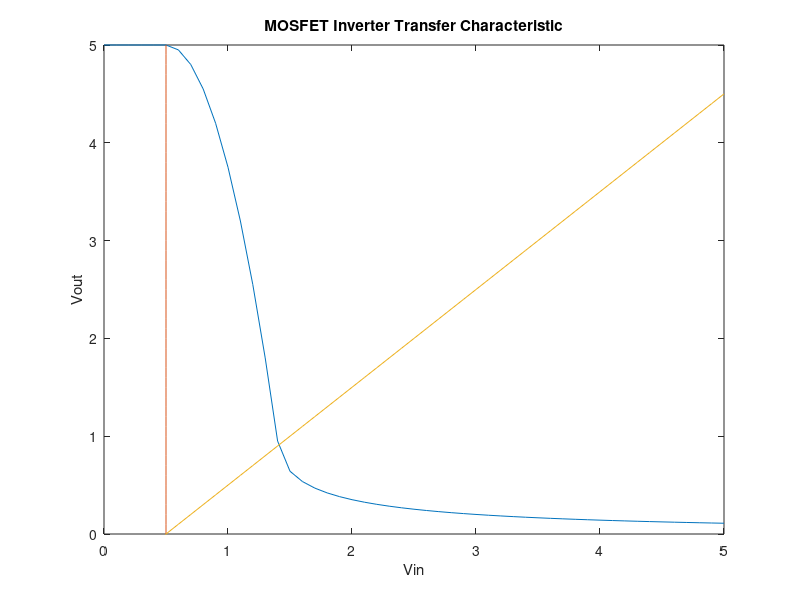

Write the MATLAB code that produced this figure.
% Steven Herbst
% herbst@mit.edu

% Uses Newton-Raphson iteration to find the 
% transfer caracteristic for a simple inverter

% N-R parameters
% MOSFETs are quadratic, so
% damped iteration is unnecessary

e=1e-3;

% MOSFET parameters

Vth = 0.5;	% threshold voltage
Va  = 5;	% Early voltage
K   = 1e-3;	% K-value, in A/(V^2)

% Voltage supply
Vdd = 5;

% Pull-up resistor
gr = 1/10000;

Vin=0:0.1:Vdd;
Vout=zeros(1,length(Vin));

% indices for gate-to-source voltages and
% drain-to-source voltages
% see the declaration of the G matrix below

gs=2;
ds=3;

% Loop over input voltages
count = 0;
for	Vgs=Vin
	count = count + 1;

	% N-R iteration for each input voltage

	% initial the solution vector
	% there are 5 unknowns: three node voltages
	% and two branch currents
	v  = zeros(5,1);
	dv = 2*e*ones(5,1);
	while norm(dv,2) > e

		% Initialize G
		% Note the additional two rows and columns
		% to accomodate voltage sources

		G =	[gr	0	-gr	1	0;
			 0	0	0	0	1;
			 -gr	0	gr	0	0;
			 1	0	0	0	0;
			 0	1	0	0	0;];

		% Initialize current vector

		i =	[0;
			 0;
			 0;
			 Vdd;
			 Vgs];

		% set Id,gm,and go based on operating region

		if ((v(gs)-Vth) < 0)
		% cutoff
			Id=0;
			gm=0;
			go=0;
		elseif ((v(gs)-Vth) < v(ds))
		% saturation
			Id=K/2*(v(gs)-Vth)^2;
			gm=sqrt(2*K*Id);
			go=Id/Va;
		else 
		% triode
			Id=K*((v(gs)-Vth)-v(ds)/2)*v(ds);
			gm=K*v(ds);
			go=K*((v(gs)-Vth)-v(ds));
		end

		% stamp is gm and go

		G(3,2) = G(3,2) + gm;
		G(3,3) = G(3,3) + go;

		% stamp in equivalen current source

		i(3) = i(3)-(Id-v(gs)*gm-v(ds)*go);

		% solve the matrix equation
		dv = (G^-1)*i-v;
		v  = v + dv;

	end

	Vout(count) = v(ds);
end

plot(Vin,Vout,Vth*ones(length(Vin),1),Vin,Vin,Vin-Vth);
title('MOSFET Inverter Transfer Characteristic');
xlabel('Vin');
ylabel('Vout');
ylim([0 Vdd]);
